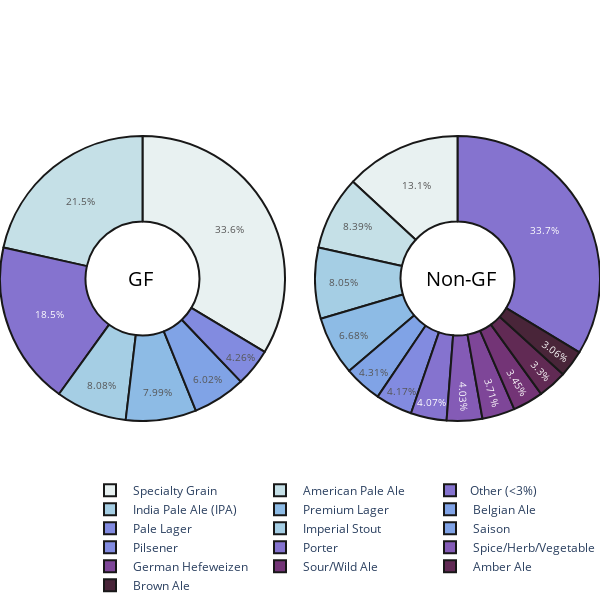

Notebook cell for this chart:
### Code cell
# Create a DataFrame for glutenfree and non-glutenfree beers
glutenfree_data = reviews_en_fr[reviews_en_fr['glutenfree'] == True]['style'].value_counts().reset_index()
glutenfree_data.columns = ['style', 'count']

non_glutenfree_data = reviews_en_fr[reviews_en_fr['glutenfree'] == False]['style'].value_counts().reset_index()
non_glutenfree_data.columns = ['style', 'count']

# Set the size of the subplots
subplot_width = 300
subplot_height = 400

# Create subplots of type 'pie'
fig = sp.make_subplots(rows=1, cols=2, specs=[[{'type':'pie'}, {'type':'pie'}]], horizontal_spacing=0.05)

# set a discrete color palette with length of unique beer styles
color_gf = px.colors.sequential.dense
color_ngf = px.colors.sequential.dense

# Plot interactive pie chart for glutenfree beers
fig_glutenfree = px.pie(glutenfree_data, values='count', names='style', hole=0.4)

# Group small percentages into "Other" category for fig_glutenfree
threshold = 3  # Set your threshold percentage

gf_count_all = fig_glutenfree.data[0].values.sum()
small_percentages = [count/gf_count_all*100 < threshold for count in fig_glutenfree.data[0].values]
labels = fig_glutenfree.data[0].labels
labels = ['Other (<3%)' if small else label for small, label in zip(small_percentages, labels)]
# update the label
fig_glutenfree.data[0].labels = labels
fig_glutenfree.update_traces(marker=dict(colors=color_gf, line=dict(color='#000000', width=2)), textfont_size=10)
fig_glutenfree.update_layout(width=subplot_width, height=subplot_height)

# Plot interactive pie chart for non-glutenfree beers
fig_non_glutenfree = px.pie(non_glutenfree_data, values='count', names='style', hole=0.4)

# Group small percentages into "Other" category for fig_non_glutenfree
ngf_count_all = fig_non_glutenfree.data[0].values.sum()
small_percentages = [count/ngf_count_all*100 < threshold for count in fig_non_glutenfree.data[0].values]
labels = fig_non_glutenfree.data[0].labels
labels = ['Other (<3%)' if small else label for small, label in zip(small_percentages, labels)]
# update the label
fig_non_glutenfree.data[0].labels = labels
fig_non_glutenfree.update_traces(marker=dict(colors=color_ngf, line=dict(color='#000000', width=2)), textfont_size=10)
fig_non_glutenfree.update_layout(width=subplot_width, height=subplot_height)

# Add pie chart traces to subplots
fig.add_trace(fig_glutenfree['data'][0], row=1, col=1)
fig.add_trace(fig_non_glutenfree['data'][0], row=1, col=2)

# Set layout for the entire figure
fig.update_layout(width=600, height=600,
                  annotations=[dict(text='GF', x=0.21, y=0.5, font_size=20, showarrow=False, font_color='black'),
                                 dict(text='Non-GF', x=0.83, y=0.5, font_size=20, showarrow=False, font_color='black')],
                    # title=dict(text='Beer styles', x=0.5, y=0.95, font_size=15, xanchor='center', yanchor='top'),
                    legend=dict(orientation='h', yanchor='bottom', y=-0.4, xanchor='right', x=1),
                    margin=dict(l=0, r=0, t=100, b=0))

# set the opacity
fig.update_traces(opacity=0.9)

# Show the interactive charts
fig.show()

# save as html
fig.write_html(os.path.join(DATA_DIR, "beer_styles.html"))

### Figure 1 — Plotly figure (JSON) as saved in the notebook; plotly's stock layout.template omitted (floating-point values rounded to 4 significant figures)
{"data": [{"domain": {"x": [0, 0.475], "y": [0, 1]}, "hole": 0.4, "hovertemplate": "style=%{label}<br>count=%{value}<extra></extra>", "labels": [" Specialty Grain", " American Pale Ale", " India Pale Ale (IPA)", " Premium Lager", " Belgian Ale", " Pale Lager", "Other (<3%)", "Other (<3%)", "Other (<3%)", "Other (<3%)", "Other (<3%)", "Other (<3%)", "Other (<3%)", "Other (<3%)", "Other (<3%)", "Other (<3%)", "Other (<3%)", "Other (<3%)", "Other (<3%)", "Other (<3%)", "Other (<3%)", "Other (<3%)", "Other (<3%)", "Other (<3%)", "Other (<3%)", "Other (<3%)", "Other (<3%)", "Other (<3%)", "Other (<3%)", "Other (<3%)", "Other (<3%)"], "legendgroup": "", "marker": {"colors": ["rgb(230, 240, 240)", "rgb(191, 221, 229)", "rgb(156, 201, 226)", "rgb(129, 180, 227)", "rgb(115, 154, 228)", "rgb(117, 127, 221)", "rgb(120, 100, 202)", "rgb(119, 74, 175)", "rgb(113, 50, 141)", "rgb(100, 31, 104)", "rgb(80, 20, 66)", "rgb(54, 14, 36)"], "line": {"color": "#000000", "width": 2}}, "name": "", "opacity": 0.9, "showlegend": true, "textfont": {"size": 10}, "type": "pie", "values": [1161, 743, 279, 276, 208, 147, 101, 74, 65, 65, 63, 51, 45, 29, 26, 26, 22, 14, 12, 12, 8, 7, 6, 4, 3, 2, 1, 1, 1, 1, 1]}, {"domain": {"x": [0.525, 1], "y": [0, 1]}, "hole": 0.4, "hovertemplate": "style=%{label}<br>count=%{value}<extra></extra>", "labels": [" India Pale Ale (IPA)", " Pale Lager", " Imperial Stout", " American Pale Ale", " Saison", " Pilsener", " Porter", " Spice/Herb/Vegetable", " German Hefeweizen", " Sour/Wild Ale", " Amber Ale", " Brown Ale", "Other (<3%)", "Other (<3%)", "Other (<3%)", "Other (<3%)", "Other (<3%)", "Other (<3%)", "Other (<3%)", "Other (<3%)", "Other (<3%)", "Other (<3%)", "Other (<3%)", "Other (<3%)", "Other (<3%)", "Other (<3%)", "Other (<3%)", "Other (<3%)", "Other (<3%)", "Other (<3%)", "Other (<3%)", "Other (<3%)", "Other (<3%)", "Other (<3%)"], "legendgroup": "", "marker": {"colors": ["rgb(230, 240, 240)", "rgb(191, 221, 229)", "rgb(156, 201, 226)", "rgb(129, 180, 227)", "rgb(115, 154, 228)", "rgb(117, 127, 221)", "rgb(120, 100, 202)", "rgb(119, 74, 175)", "rgb(113, 50, 141)", "rgb(100, 31, 104)", "rgb(80, 20, 66)", "rgb(54, 14, 36)"], "line": {"color": "#000000", "width": 2}}, "name": "", "opacity": 0.9, "showlegend": true, "textfont": {"size": 10}, "type": "pie", "values": [399437, 255736, 245242, 203504, 131376, 127006, 123917, 122777, 113139, 105246, 100453, 93290, 91318, 91013, 78127, 69834, 64134, 64048, 59981, 56753, 49911, 49881, 48330, 37807, 35393, 34315, 33417, 30404, 29802, 28999, 26511, 22991, 14304, 8497]}], "layout": {"annotations": [{"font": {"color": "black", "size": 20}, "showarrow": false, "text": "GF", "x": 0.21, "y": 0.5}, {"font": {"color": "black", "size": 20}, "showarrow": false, "text": "Non-GF", "x": 0.83, "y": 0.5}], "height": 600, "legend": {"orientation": "h", "x": 1, "xanchor": "right", "y": -0.4, "yanchor": "bottom"}, "margin": {"b": 0, "l": 0, "r": 0, "t": 100}, "width": 600}}
